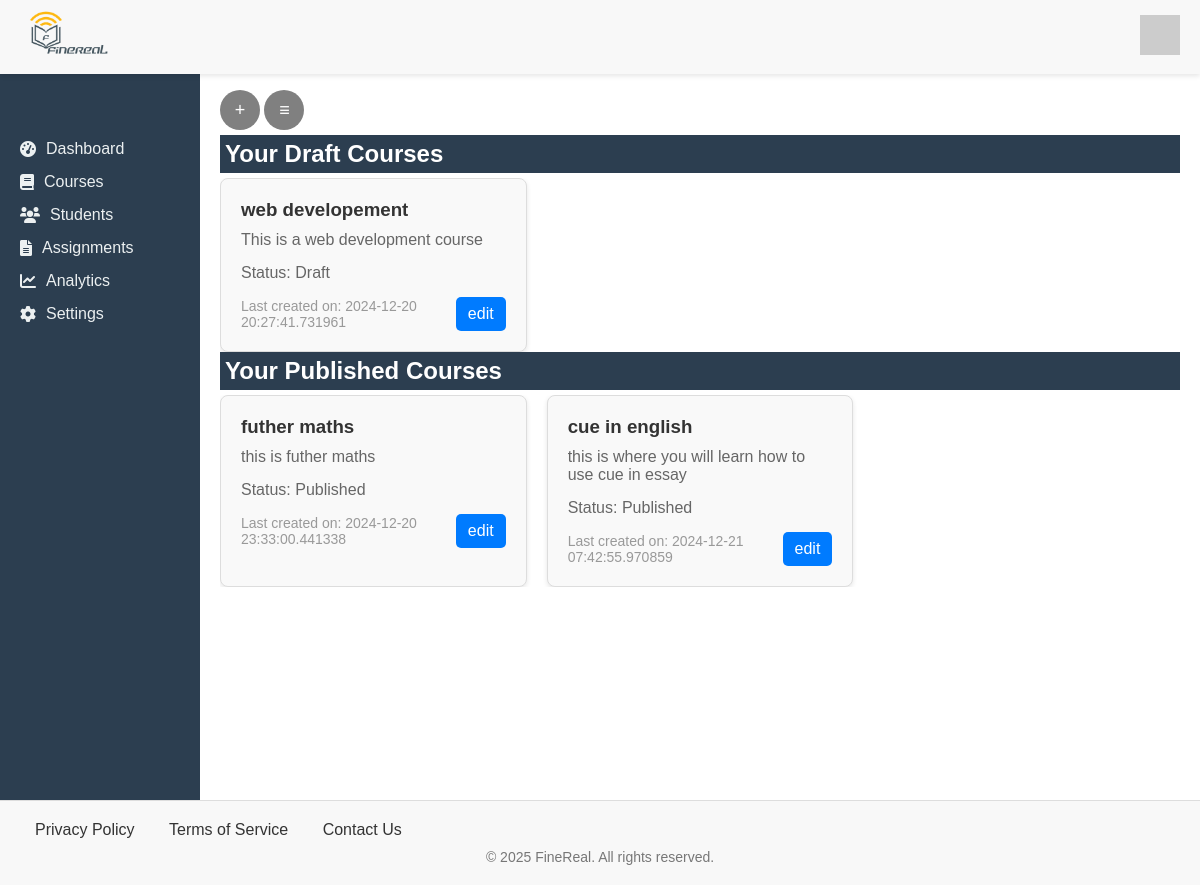
The page /course (signed in) on the database as committed earlier.
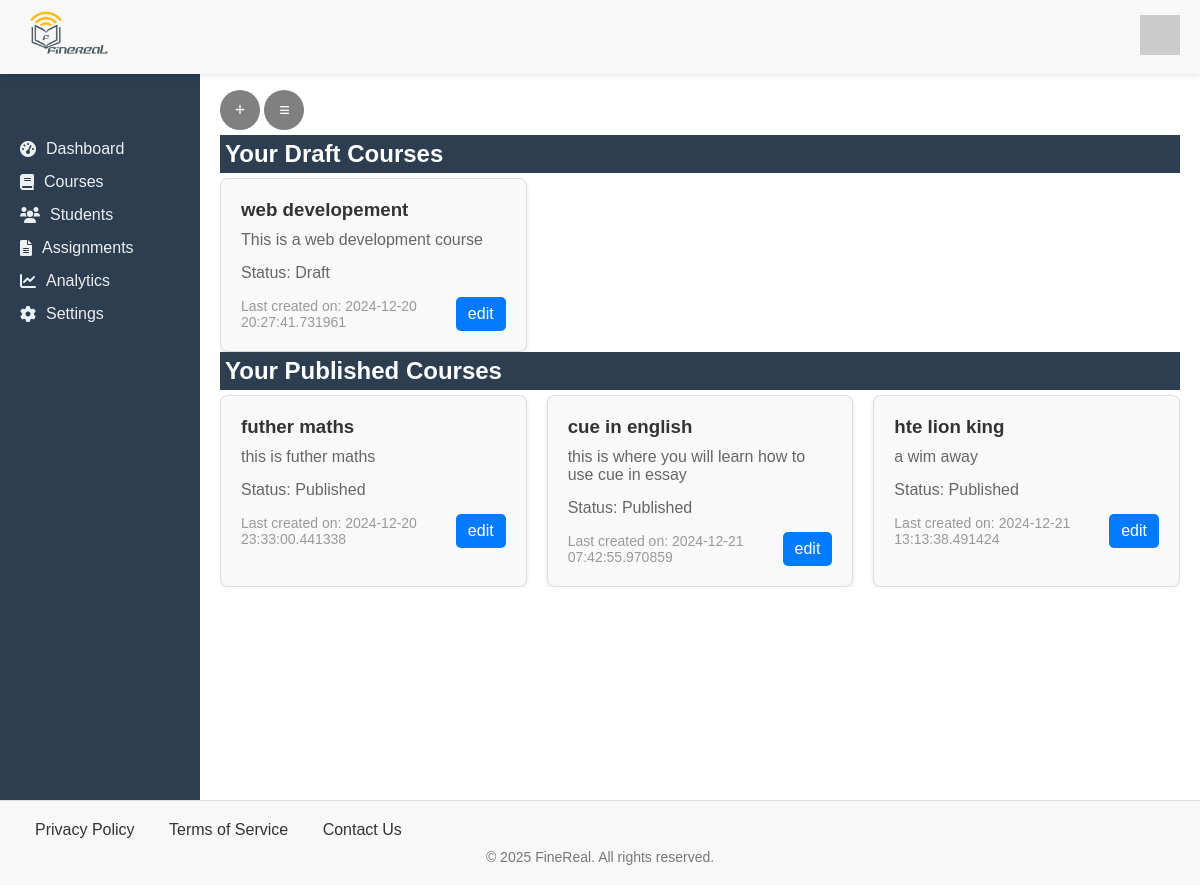
The same page on the database as committed later.
### app/models/course.py (models this page shows)
class Course(BaseModel, db.Model):
    __tablename__ = 'courses'
    title = db.Column(db.String(255), nullable=False)
    description = db.Column(db.Text, nullable=False)
    category = db.Column(db.String(60))
    difficulty = db.Column(db.String(60), default="Beginner")
    prerequisite = db.Column(db.Text)
    status = db.Column(db.String(60))
    teacher_id = db.Column(db.Integer, db.ForeignKey('users.id'), nullable=True)
    modules = db.relationship('Module', backref='course', lazy=True)
    enrolled_students = db.relationship('Enrollment', backref='course', lazy=True)

### app/routes/course.py (the view, shortened to what this page needs)
@app.route('/course', methods=['GET', 'POST'])
@login_required
def course():
    d_courses= draft_course()
    p_course = published_course()
    courses= index_course()
    return render_template('course.html',
                           user=current_user,
                           d_courses= d_courses,
                           p_courses=p_course,
                           courses= courses)

### app/models/user.py (called while the page is built)
@login_manager.user_loader
def load_user(user_id):
    return User.query.get(user_id)# PendingUser class and other functions...

### app/utils/course.py (called while the page is built)
def index_course():
    courses = Course.query.filter_by(status="Published").all()
    return courses

def published_course():
    if current_user.is_authenticated:
        courses = Course.query.filter_by(teacher_id=current_user.id, status='Published').all()
        return courses

def draft_course():
    if current_user.is_authenticated:
        courses = Course.query.filter_by(teacher_id=current_user.id, status='Draft').all()
        return courses

### app/templates/course.html (shortened to what this page needs)
{% extends 'base.html' %}
{% block nav_links %}
<link href="https://cdnjs.cloudflare.com/ajax/libs/font-awesome/6.0.0-beta3/css/all.min.css" rel="stylesheet">
{% if user.role == "Teacher" %}
<ul>
    <li><a href="{{url_for('teacher_dashboard')}}"><i class="fas fa-tachometer-alt"></i> Dashboard</a></li>
    <li><a href="{{url_for('course')}}"><i class="fas fa-book"></i> Courses</a></li>
    <li><a href="#"><i class="fas fa-users"></i> Students</a></li>
    <li><a href="#"><i class="fas fa-file-alt"></i> Assignments</a></li>
    <li><a href="#"><i class="fas fa-chart-line"></i> Analytics</a></li>
    <li><a href="#"><i class="fas fa-cog"></i> Settings</a></li>
</ul>
{% endif %}
{% endblock %}
{% block content %}
<link rel="stylesheet" href="{{ url_for('static', filename='styles/course.css') }}">
{% if user.role == 'Teacher' %}
<button onclick="openModal()" class="open-btn">&plus;</button>
<button onclick="" class="manage-btn">&Congruent;</button>
<section class="courses">
    <div>
        <h1>Your Draft Courses</h1>
        <div class="draft-grid">
            {% if d_courses %}
                {% for course in d_courses %}
                <div class="course-card">
                    <h3>{{ course.title }}</h3>
                    <p>{{ course.description }}</p>
                    <p>Status: {{course.status}}</p>
                    <div class="course-card-footer">
                        <span>Last created on: {{ course.created_at }}</span>
                        <a href="{{url_for('course_view', course_id=course.id)}}"> edit </a>
                    </div>
                </div>
                {% endfor %}
            {% else %}
                <p>No draft courses found.</p>
            {% endif %}
        </div>
    </div>
    <div>
        <h1>Your Published Courses</h1>
        <div class="published-grid">
            {% if p_courses %}
                {% for course in p_courses %}
                <div class="course-card" id="course-{{ course.id }}">
                    <h3>{{ course.title }}</h3>
                    <p>{{ course.description }}</p>
                    <p>Status: {{course.status}}</p>
                    <div class="course-card-footer">
                        <span>Last created on: {{ course.created_at }}</span>
                        <a href="{{url_for('course_view', course_id=course.id)}}"> edit </a>
                    </div>
                </div>
                {% endfor %}
            {% else %}
                <p>You haven't published any course yet.</p>
            {% endif %}
        </div>
    </div>
</section>
{% endif %}
{% endblock %}

Rows that differ between the two databases and show on the page:
added Course: title "hte lion king", description "a wim away", status "Published", created_at "2024-12-21 13:13:38.491424", shown under "Your Published Courses"
